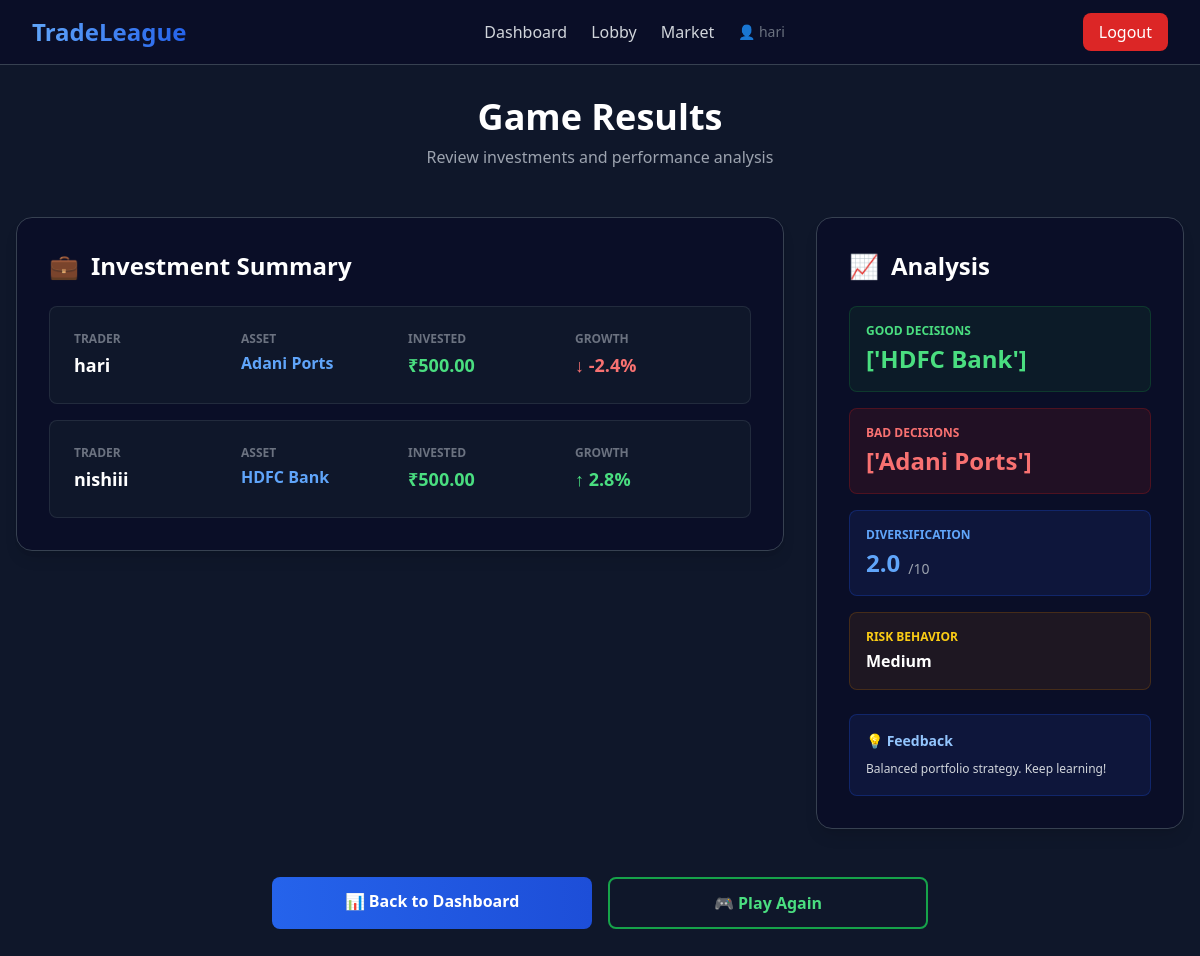
Page /result/1/ (signed in) on the committed database.
### game/models.py (models this page shows, shortened)
class Investment(models.Model):
    room = models.ForeignKey(GameRoom, on_delete=models.CASCADE)
    player = models.ForeignKey(User, on_delete=models.CASCADE)
    asset = models.ForeignKey(Asset, on_delete=models.CASCADE)
    amount = models.FloatField()

class Asset(models.Model):
    name = models.CharField(max_length=100)
    base_price = models.FloatField()
    growth_percent = models.FloatField()
    info_news_text = models.TextField()
    risk_level = models.CharField(max_length=20)
    sector = models.CharField(max_length=50)

### game/views_frontend.py (the view)
@login_required
def result_view(request, room_id):
    room = get_object_or_404(GameRoom, id=room_id)
    invs = Investment.objects.filter(room=room)
    analysis = analyze(invs)
    if room.settled:
        return render(request, "result.html", {
            "room": room,
            "invs": invs,
            "analysis": analysis
        })
    for user in [room.host, room.opponent]:
        profile = user.profile
        net_profit = analysis["profit_map"].get(user.id, 0)
        profile.account_balance += net_profit
        profile.total_profit_counter += net_profit
        profile.games_played += 1
        if net_profit > 0:
            profile.win_streak += 1
        else:
            profile.win_streak = 0
        profile.active_room = None
        profile.save()
    room.status = "completed"
    room.settled = True
    room.save()
    return render(request, "result.html", {
        "room": room,
        "invs": invs,
        "analysis": analysis
    })

### game/analysis.py (called while the page is built)
def analyze(investments):
    good = []
    bad = []
    profit_map = {}
    for inv in investments:
        growth = inv.asset.growth_percent / 100
        profit = inv.amount * growth
        user_id = inv.player.id
        profit_map[user_id] = profit_map.get(user_id, 0) + profit
        if growth > 0:
            good.append(inv.asset.name)
        else:
            bad.append(inv.asset.name)
    return {
        "good_decisions": list(set(good)),
        "bad_decisions": list(set(bad)),
        "diversification_score": len(set(i.asset for i in investments)),
        "risk_behavior": "Medium",
        "profit_map": profit_map
    }

### game/models.py (called while the page is built)
    def save(self, *args, **kwargs):
        if not self.room_code:
            self.room_code = uuid.uuid4().hex[:8].upper()
        super().save(*args, **kwargs)

### game/templates/result.html (shortened to what this page needs)
{% extends "base.html" %}
{% block content %}
<div class="max-w-7xl mx-auto px-4 py-8">
    <div class="mb-12 text-center">
        <h1 class="text-4xl font-bold text-white mb-2">Game Results</h1>
        <p class="text-gray-400">Review investments and performance analysis</p>
    </div>
    <div class="grid grid-cols-1 lg:grid-cols-3 gap-8">
        <div class="lg:col-span-2">
            <div class="bg-fintech-darker border border-gray-700 rounded-2xl p-8 shadow-lg">
                <h2 class="text-2xl font-bold text-white mb-6 flex items-center">
                    <span class="text-blue-400 mr-3">💼</span> Investment Summary
                </h2>
                {% if invs %}
                    <div class="space-y-4">
                        {% for investment in invs %}
                            <div class="bg-fintech-dark border border-gray-700/50 rounded-lg p-6 hover:border-blue-500/50 transition">
                                <div class="grid grid-cols-1 sm:grid-cols-4 gap-4">
                                    <div>
                                        <p class="text-gray-500 text-xs font-semibold uppercase mb-1">Trader</p>
                                        <p class="text-white font-semibold text-lg">{{ investment.player.username }}</p>
                                    </div>
                                    <div>
                                        <p class="text-gray-500 text-xs font-semibold uppercase mb-1">Asset</p>
                                        <p class="text-blue-400 font-semibold">{{ investment.asset.name }}</p>
                                    </div>
                                    <div>
                                        <p class="text-gray-500 text-xs font-semibold uppercase mb-1">Invested</p>
                                        <p class="text-green-400 font-bold text-lg">₹{{ investment.amount|floatformat:2 }}</p>
                                    </div>
                                    <div>
                                        <p class="text-gray-500 text-xs font-semibold uppercase mb-1">Growth</p>
                                        {% if investment.asset.growth_percent > 0 %}
                                            <p class="text-green-400 font-bold text-lg">
                                                ↑ {{ investment.asset.growth_percent|floatformat:1 }}%
                                            </p>
                                        {% elif investment.asset.growth_percent < 0 %}
                                            <p class="text-red-400 font-bold text-lg">
                                                ↓ {{ investment.asset.growth_percent|floatformat:1 }}%
                                            </p>
                                        {% else %}
                                            <p class="text-gray-400 font-bold text-lg">
                                                → 0%
                                            </p>
                                        {% endif %}
                                    </div>
                                </div>
                            </div>
                        {% endfor %}
                    </div>
                {% else %}
                    <div class="text-center py-8">
                        <p class="text-gray-400">No investments recorded for this match.</p>
                    </div>
                {% endif %}
            </div>
        </div>
        <div class="lg:col-span-1">
            <div class="bg-fintech-darker border border-gray-700 rounded-2xl p-8 shadow-lg sticky top-24">
                <h2 class="text-2xl font-bold text-white mb-6 flex items-center">
                    <span class="text-yellow-400 mr-3">📈</span> Analysis
                </h2>
                {% if analysis %}
                    <div class="space-y-4">
                        <div class="bg-green-900/20 border border-green-700/30 rounded-lg p-4">
                            <p class="text-green-400 text-xs font-semibold uppercase mb-1">Good Decisions</p>
                            <p class="text-2xl font-bold text-green-400">
                                {{ analysis.good_decisions|default:"0" }}
                            </p>
                        </div>
                        <div class="bg-red-900/20 border border-red-700/30 rounded-lg p-4">
                            <p class="text-red-400 text-xs font-semibold uppercase mb-1">Bad Decisions</p>
                            <p class="text-2xl font-bold text-red-400">
                                {{ analysis.bad_decisions|default:"0" }}
                            </p>
                        </div>
                        <div class="bg-blue-900/20 border border-blue-700/30 rounded-lg p-4">
                            <p class="text-blue-400 text-xs font-semibold uppercase mb-1">Diversification</p>
                            <div class="flex items-end space-x-2">
                                <p class="text-2xl font-bold text-blue-400">
                                    {{ analysis.diversification_score|default:"0"|floatformat:1 }}
                                </p>
                                <p class="text-gray-400 text-sm">/10</p>
                            </div>
                        </div>
                        <div class="bg-yellow-900/20 border border-yellow-700/30 rounded-lg p-4">
                            <p class="text-yellow-400 text-xs font-semibold uppercase mb-1">Risk Behavior</p>
                            <p class="text-white font-semibold capitalize">
                                {{ analysis.risk_behavior|default:"Neutral" }}
                            </p>
                        </div>
                    </div>
                    <div class="bg-blue-900/20 border border-blue-700/30 rounded-lg p-4 mt-6">
                        <p class="text-blue-300 font-semibold text-sm mb-2">💡 Feedback</p>
                        <p class="text-gray-300 text-xs leading-relaxed">
                            {% if analysis.risk_behavior == 'aggressive' %}
                                You took on high-risk investments. Consider diversifying more.
                            {% elif analysis.risk_behavior == 'conservative' %}
                                Safe trading approach. Try more growth-oriented assets next time.
                            {% else %}
                                Balanced portfolio strategy. Keep learning!
                            {% endif %}
                        </p>
                    </div>
                {% else %}
                    <div class="text-center py-8">
                        <p class="text-gray-400 text-sm">Analysis processing...</p>
                    </div>
                {% endif %}
            </div>
        </div>
    </div>
    <div class="flex flex-col sm:flex-row gap-4 mt-12 justify-center">
        <a href="{% url 'dashboard' %}" class="flex-1 max-w-xs bg-gradient-to-r from-blue-600 to-blue-700 hover:from-blue-700 hover:to-blue-800 text-white font-bold py-3 px-6 rounded-lg transition transform hover:scale-105 text-center">
            📊 Back to Dashboard
        </a>
        <a href="{% url 'lobby' %}" class="flex-1 max-w-xs bg-fintech-dark border-2 border-green-600 text-green-400 hover:bg-green-600 hover:text-white font-bold py-3 px-6 rounded-lg transition text-center">
            🎮 Play Again
        </a>
    </div>
</div>
{% endblock %}

### game/templates/base.html (shortened to what this page needs)
<!DOCTYPE html>
<html lang="en">
<head>
    <script src="https://cdn.tailwindcss.com"></script>
</head>
<body class="bg-fintech-dark text-gray-100 antialiased">
{% if user.is_authenticated %}
<nav class="bg-fintech-darker border-b border-gray-700 sticky top-0 z-50">
    <div class="max-w-7xl mx-auto px-4 sm:px-6 lg:px-8">
        <div class="flex justify-between items-center h-16">
            <div class="flex items-center">
                <a href="{% url 'dashboard' %}"
                   class="text-2xl font-bold bg-gradient-to-r from-blue-400 to-blue-600 bg-clip-text text-transparent">
                </a>
            </div>
            <div class="hidden md:flex items-center space-x-6">
                <a href="{% url 'dashboard' %}"
                   class="text-gray-300 hover:text-blue-400 transition">
                    Dashboard
                </a>
                <a href="{% url 'lobby' %}"
                   class="text-gray-300 hover:text-blue-400 transition">
                    Lobby
                </a>
                <a href="{% url 'market' %}"
                   class="text-gray-300 hover:text-blue-400 transition">
                    Market
                </a>
                <span class="text-gray-500 text-sm">
                    👤 {{ user.username }}
                </span>
            </div>
            <div>
                <a href="{% url 'logout' %}"
                   class="px-4 py-2 bg-red-600 hover:bg-red-700
                          text-white rounded-lg transition font-medium">
                    Logout
                </a>
            </div>
        </div>
    </div>
</nav>
{% endif %}
<main class="min-h-[calc(100vh-64px)]">
    {% block content %}{% endblock %}
</main>
</body>
</html>

### rows in the picture
Investment: player.username "hari", asset.name "Adani Ports", amount "500.00", asset.growth_percent "-2.4"
Investment: player.username "nishiii", asset.name "HDFC Bank", amount "500.00", asset.growth_percent "2.8"

### other values in the picture
{{ user.username }} "hari"
{{ analysis.good_decisions|default:"0" }} "['HDFC Bank']"
{{ analysis.bad_decisions|default:"0" }} "['Adani Ports']"
{{ analysis.diversification_score|default:"0"|floatformat:1 }} "2.0"
{{ analysis.risk_behavior|default:"Neutral" }} "Medium"
